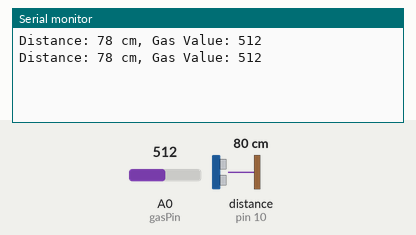
This sketch was run on a simulated Arduino Uno, built with avr-gcc and run on an emulated ATmega328P. On the bench: the last lines printed to the serial monitor. Wiring (inferred from the names in the program): ultrasonic range finder: trigger pin 9; echo pin 10. The inputs (shaded band) are chosen by the test bench; at power-on: distance to the obstacle (sensor on pin 10) 80 cm, A0 (gasPin) = 512. The echo pulse lasts 58.3 µs per cm.

Above: at 1.8 s.
1.9 s: distance to the obstacle (sensor on pin 10) set to 2 cm
At 2.8 s:
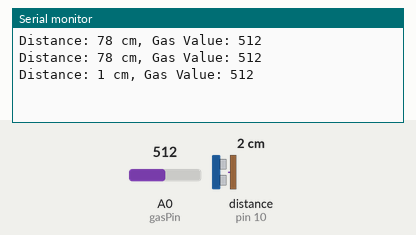
3.4 s: A0 (gasPin) set to 716
At 4.5 s:
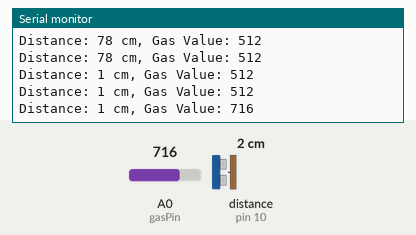
4.9 s: distance to the obstacle (sensor on pin 10) set to 4 cm
At 5.8 s:
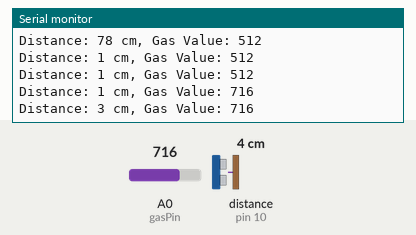
6.4 s: A0 (gasPin) set to 900
At 7.8 s:
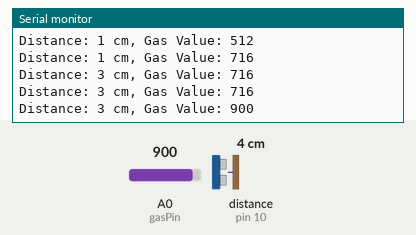
Timing chart, 0 to 8.9 s (numbered marks = the images above; inputs shaded):
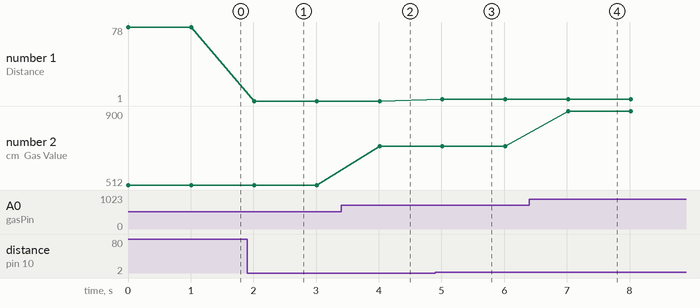

The sketch:

Access_Control_System.ino
```cpp
#define trigPin 9
#define echoPin 10
#define gasPin A0

long duration;
int distance;
int gasValue;

void setup() {
  Serial.begin(9600);
  pinMode(trigPin, OUTPUT);
  pinMode(echoPin, INPUT);
}

void loop() {
  digitalWrite(trigPin, LOW);
  delayMicroseconds(2);

  digitalWrite(trigPin, HIGH);
  delayMicroseconds(10);
  digitalWrite(trigPin, LOW);

  duration = pulseIn(echoPin, HIGH);
  distance = duration * 0.034 / 2;

  gasValue = analogRead(gasPin);

  Serial.print("Distance: ");
  Serial.print(distance);
  Serial.print(" cm, Gas Value: ");
  Serial.println(gasValue);

  delay(1000);
}
```

Measured:
- after the input at 1.9 s, the serial monitor: prints a new line after 0.11 s (image 1)
- after the input at 3.4 s, the serial monitor: prints a new line after 0.61 s (image 2)
- after the input at 4.9 s, the serial monitor: prints a new line after 0.12 s (image 3)
- after the input at 6.4 s, the serial monitor: prints a new line after 0.62 s (image 4)
- plotted number 1: 78 → 1 after the input at 1.9 s, 1 → 3 after the input at 4.9 s
- plotted number 2: 512 → 716 after the input at 3.4 s, 716 → 900 after the input at 6.4 s
